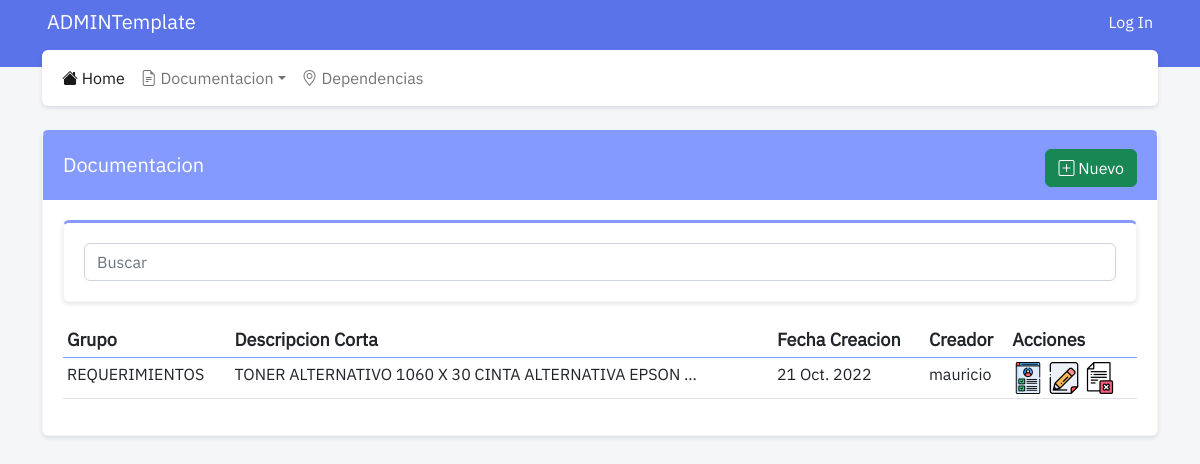
The app's page /, older data.
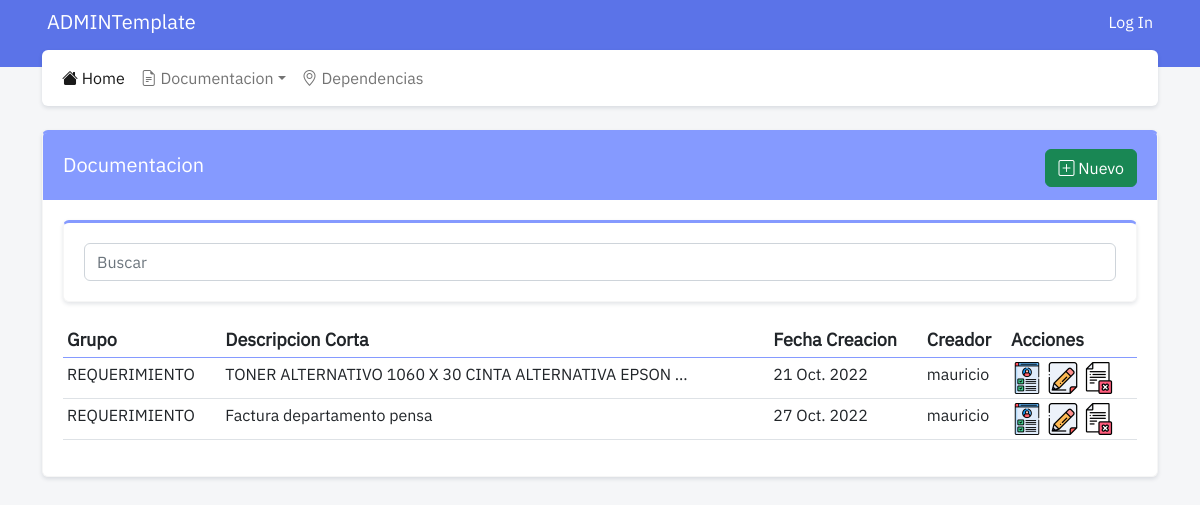
The same page, newer data.
### documentacion/models.py (models this page shows, shortened)
class Documento(models.Model):
    usuario = models.ForeignKey(User, on_delete=models.RESTRICT, related_name="usuario_documento")
    estado = models.ForeignKey(Estado, on_delete=models.RESTRICT, related_name="estado_documento")
    fecha = models.DateField("Fecha", auto_now=False, auto_now_add=False)
    codigo = models.CharField("Codigo", max_length= 50, blank=True)
    grupo = models.ForeignKey(Grupo, on_delete=models.RESTRICT, related_name="grupo_documento")
    descripcion = models.TextField("Descripcion", blank=True)
    iniciador = models.ForeignKey(Dependencia, on_delete=models.RESTRICT, related_name="iniciador_documento")
    destino = models.ForeignKey(Dependencia, on_delete=models.RESTRICT, related_name="destino_documento")
    observaciones = models.TextField("Observaciones", blank=True)
    tags = models.TextField("TAGS", blank=True)
    documento = models.FileField('Documento', upload_to ="documentos/", null=False, blank=False, validators=[FileExtensionValidator(['pdf', 'jpg', 'png', 'doc', 'docx', 'xlsx'])])

class Grupo(models.Model):
    grupo = models.CharField("Grupo", max_length = 80)
    def __str__(self):
        return self.grupo

### documentacion/views.py (the view)
# urls.py: path('', views.index, name="dependencias_index"),
def index(request):
    if request.method == 'POST':
        query = request.POST['query']
        documentos = Documento.objects.filter( Q(estado__estado__icontains = query) | Q(fecha__icontains = query) | Q(codigo__icontains = query) | Q(grupo__grupo__icontains = query) | Q(iniciador__nombre__icontains = query) | Q(destino__nombre__icontains = query) | Q(tags__icontains = query) )[:50]
    else:
        documentos = Documento.objects.all()[:50]
    context = {
        'documentos': documentos
    }
    return render(request, 'documentacion_index.html', context)

### documentacion/templates/documentacion_index.html (shortened to what this page needs)
{% extends 'base.html' %}
{% load static %}
{% block content %}
<div class="card">
    <div class="card-header header-tematico">
        <div class="float-start">
            <h4 class="card-header-title">Documentacion</h4>
        </div>
        <div class="float-end">
            <a href="{% url 'documentacion_create' %}" style="margin-top: 4px;" class="btn btn-success"><i class="bi bi-plus-square"></i> Nuevo</a>
        </div>
    </div>
    <div class="card-body">
        <div class="card">
            <div class="card-body">
                <form action="#" method="POST">
                    <input name="query" class="form-control" placeholder="Buscar" autofocus="autofocus">
                </form>
            </div>
        </div>
        <div class="table-responsive-md">
            <table class="table table-sm table-hover ">
                <thead>
                    <tr>
                        <th>Grupo</th>
                        <th>Descripcion Corta</th>
                        <th>Fecha Creacion</th>
                        <th>Creador</th>
                        <th>Acciones</th>
                    </tr>
                </thead>
                <tbody>
                    {% for documento in documentos %}
                    <tr>
                        <td>{{documento.grupo}}</td>
                        <td>{{documento.descripcion|truncatewords:8}}</td>
                        <td>{{documento.fecha}}</td>
                        <td>{{documento.usuario}}</td>
                        <td><a href="{% url 'documentacion_show' documento.id %}"><img src="static/assets/iconos/show.png" width="32" height="32"></a>
                            <a href="{% url 'documentacion_update' documento.id %}"><img src="static/assets/iconos/edit.png" width="32" height="32"></a>
                            <a href="{% url 'documentacion_delete' documento.id %}"><img src="static/assets/iconos/delete.png" width="32" height="32"></a></td>
                    </tr>
                    {% endfor %}
                </tbody>
            </table>
        </div>
    </div>
</div>
{% endblock content %}

Row changes from the older to the newer data that the page shows:
changed through a linked row, Documento "21 Oct. 2022": grupo "REQUERIMIENTOS" → "REQUERIMIENTO"
added Documento: grupo "REQUERIMIENTO", descripcion "Factura departamento pensa", fecha "27 Oct. 2022", usuario "mauricio"
